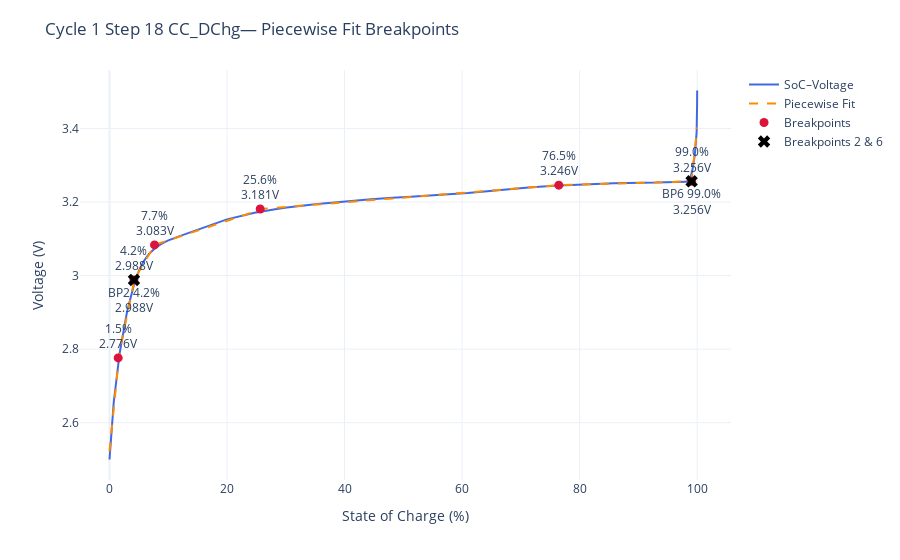
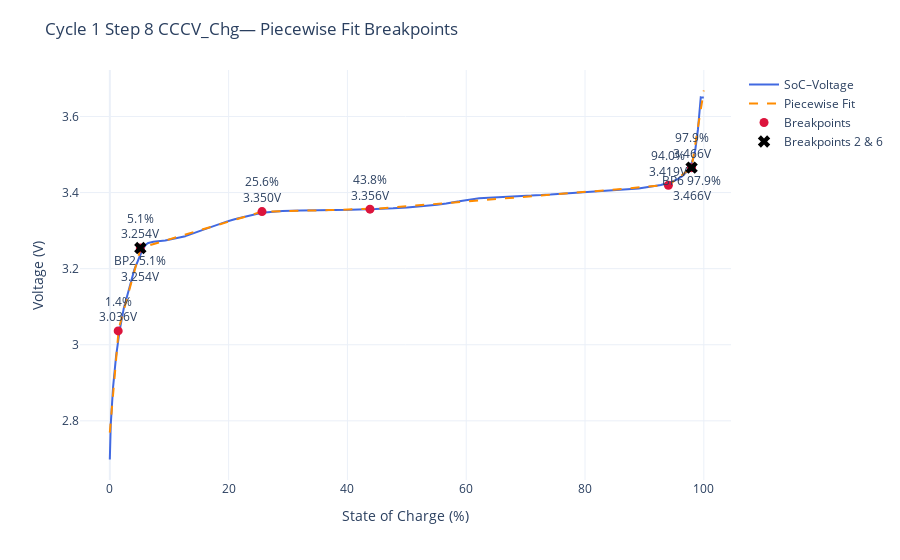

Notebook source saved alongside these figures, in order:
### Markdown cell above
### Knee point detection 
Bacon-Watts Method (Ref: https://arxiv.org/pdf/2201.02891)

### Code cell
import pandas as pd
import numpy as np
from pathlib import Path
from pwlf import PiecewiseLinFit
import plotly.graph_objects as go

cell_file = Path("results/data/soc_data/RD_RateCapability_0001_soc_data.csv")
cycle= 1

for step in [18,8]:

    trace = (
        pd.read_csv(cell_file)
        .query("`cycle no` == @cycle and `step no` == @step")
        .sort_values("soc(%)")
    )

    soc = trace["soc(%)"].values
    volt = trace["volt(v)"].values

    # Fit 7 segments (6 interior breakpoints)
    model = PiecewiseLinFit(soc, volt)
    breakpoints = model.fit(7)                       # length = 7 + 1 = 8 breakpoints
    piece_x = np.linspace(soc.min(), soc.max(), 1000)
    piece_y = model.predict(piece_x)

    fig = go.Figure()

    fig.add_trace(go.Scatter(
        x=soc, y=volt,
        mode="lines",
        name="SoC–Voltage",
        line=dict(color="royalblue")
    ))

    fig.add_trace(go.Scatter(
        x=piece_x, y=piece_y,
        mode="lines",
        name="Piecewise Fit",
        line=dict(color="darkorange", dash="dash")
    ))

    # all interior breakpoints
    inner_breaks = breakpoints[1:-1]
    inner_volts = model.predict(inner_breaks)
    fig.add_trace(go.Scatter(
        x=inner_breaks,
        y=inner_volts,
        mode="markers+text",
        name="Breakpoints",
        marker=dict(color="crimson", size=9),
        text=[f"{s:.1f}%<br>{v:.3f}V" for s, v in zip(inner_breaks, inner_volts)],
        textposition="top center"
    ))

    # highlight breakpoint #2 and #6 (1-indexed interior breakpoints)
    if len(inner_breaks) >= 6:
        bp2_soc = inner_breaks[1]
        bp2_volt = inner_volts[1]
        bp6_soc = inner_breaks[5]
        bp6_volt = inner_volts[5]
        fig.add_trace(go.Scatter(
            x=[bp2_soc, bp6_soc],
            y=[bp2_volt, bp6_volt],
            mode="markers+text",
            name="Breakpoints 2 & 6",
            marker=dict(color="black", size=11, symbol="x"),
            text=[f"BP2 {bp2_soc:.1f}%<br>{bp2_volt:.3f}V",
                f"BP6 {bp6_soc:.1f}%<br>{bp6_volt:.3f}V"],
            textposition="bottom center"
        ))

    if step ==18:
        step_name = 'CC_DChg'
    else: step_name = 'CCCV_Chg'

    fig.update_layout(
        title=f"Cycle {cycle} Step {step} {step_name}— Piecewise Fit Breakpoints",
        xaxis_title="State of Charge (%)",
        yaxis_title="Voltage (V)",
        template="plotly_white",
        margin=dict(t=70)
    )

    fig.show()

    print("Breakpoints (SoC % → Voltage V):")
    for s in inner_breaks:
        v = model.predict([s])[0]
        print(f"  {s:.2f}% → {v:.3f} V")

### Figure 1 — Plotly figure (JSON) as saved in the notebook; plotly's stock layout.template omitted (floating-point values rounded to 4 significant figures; data arrays with more than 128 entries replaced by an {"elided": "..."} marker saying what was removed)
{"data": [{"line": {"color": "royalblue"}, "mode": "lines", "name": "SoC–Voltage", "type": "scatter", "x": {"elided": "9120 float values"}, "y": {"elided": "9120 float values"}}, {"line": {"color": "darkorange", "dash": "dash"}, "mode": "lines", "name": "Piecewise Fit", "type": "scatter", "x": {"elided": "1000 float values"}, "y": {"elided": "1000 float values"}}, {"marker": {"color": "crimson", "size": 9}, "mode": "markers+text", "name": "Breakpoints", "text": ["1.5%<br>2.776V", "4.2%<br>2.988V", "7.7%<br>3.083V", "25.6%<br>3.181V", "76.5%<br>3.246V", "99.0%<br>3.256V"], "textposition": "top center", "type": "scatter", "x": [1.477, 4.165, 7.663, 25.64, 76.46, 99.05], "y": [2.776, 2.988, 3.083, 3.181, 3.246, 3.256]}, {"marker": {"color": "black", "size": 11, "symbol": "x"}, "mode": "markers+text", "name": "Breakpoints 2 & 6", "text": ["BP2 4.2%<br>2.988V", "BP6 99.0%<br>3.256V"], "textposition": "bottom center", "type": "scatter", "x": [4.165, 99.05], "y": [2.988, 3.256]}], "layout": {"margin": {"t": 70}, "title": {"text": "Cycle 1 Step 18 CC_DChg— Piecewise Fit Breakpoints"}, "xaxis": {"title": {"text": "State of Charge (%)"}}, "yaxis": {"title": {"text": "Voltage (V)"}}}}

### Figure 2 — Plotly figure (JSON) as saved in the notebook; plotly's stock layout.template omitted (floating-point values rounded to 4 significant figures; data arrays with more than 128 entries replaced by an {"elided": "..."} marker saying what was removed)
{"data": [{"line": {"color": "royalblue"}, "mode": "lines", "name": "SoC–Voltage", "type": "scatter", "x": {"elided": "18573 float values"}, "y": {"elided": "18573 float values"}}, {"line": {"color": "darkorange", "dash": "dash"}, "mode": "lines", "name": "Piecewise Fit", "type": "scatter", "x": {"elided": "1000 float values"}, "y": {"elided": "1000 float values"}}, {"marker": {"color": "crimson", "size": 9}, "mode": "markers+text", "name": "Breakpoints", "text": ["1.4%<br>3.036V", "5.1%<br>3.254V", "25.6%<br>3.350V", "43.8%<br>3.356V", "94.0%<br>3.419V", "97.9%<br>3.466V"], "textposition": "top center", "type": "scatter", "x": [1.407, 5.135, 25.62, 43.8, 94.03, 97.94], "y": [3.036, 3.254, 3.35, 3.356, 3.419, 3.466]}, {"marker": {"color": "black", "size": 11, "symbol": "x"}, "mode": "markers+text", "name": "Breakpoints 2 & 6", "text": ["BP2 5.1%<br>3.254V", "BP6 97.9%<br>3.466V"], "textposition": "bottom center", "type": "scatter", "x": [5.135, 97.94], "y": [3.254, 3.466]}], "layout": {"margin": {"t": 70}, "title": {"text": "Cycle 1 Step 8 CCCV_Chg— Piecewise Fit Breakpoints"}, "xaxis": {"title": {"text": "State of Charge (%)"}}, "yaxis": {"title": {"text": "Voltage (V)"}}}}
